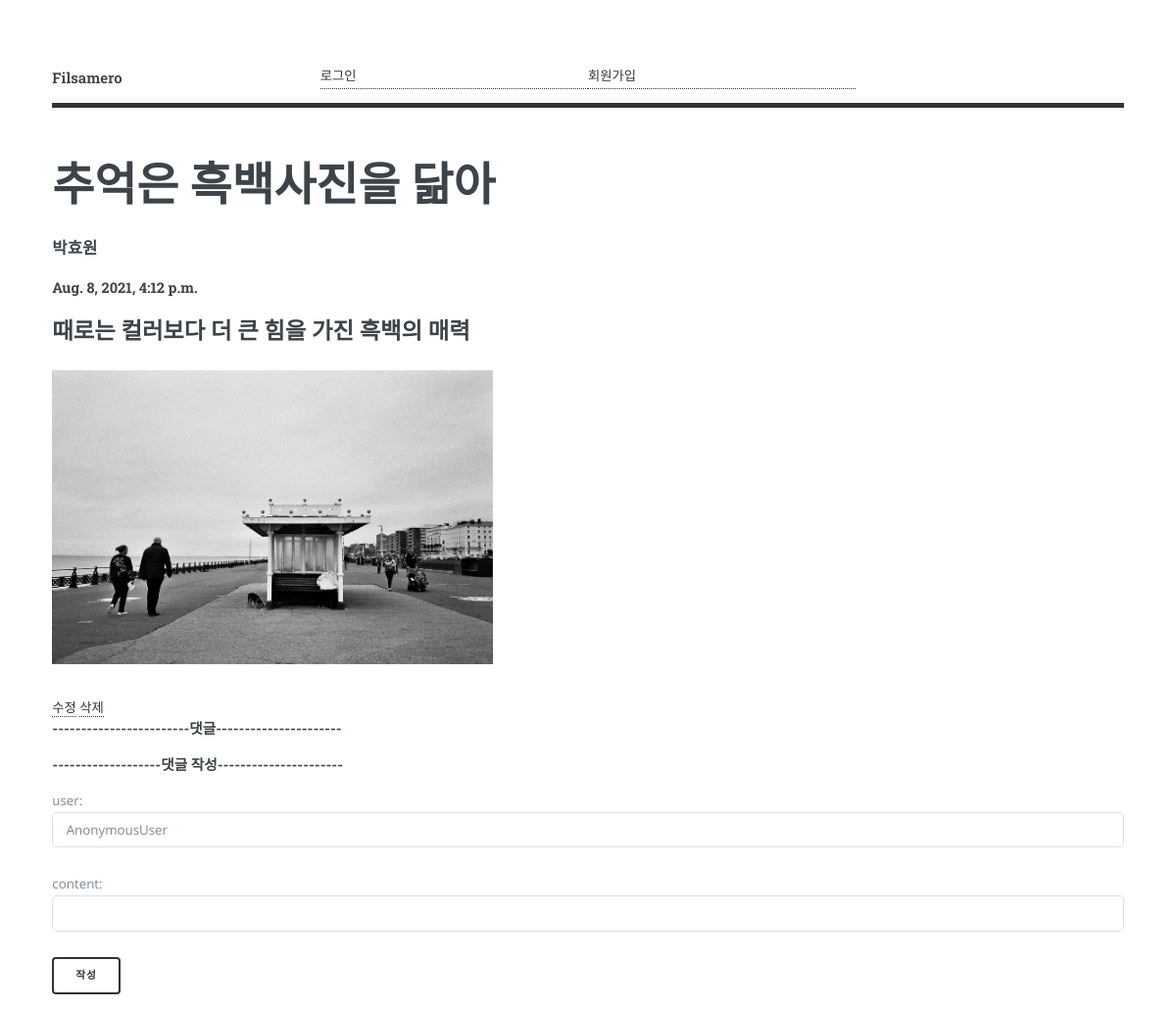
The page /detail/2/ on the database its author committed.
### blogApp/models.py (models this page shows, shortened)
class Blog(models.Model):
    objects = models.Manager()
    title = models.CharField(max_length=100)
    writer = models.CharField(max_length=100)
    pub_date = models.DateTimeField()
    body = models.TextField()
    image = models.ImageField(upload_to = 'images/', default = "")

### blogApp/views.py (the view)
# urls.py: path('detail/<int:id>/', detail, name="detail"),  # detail 페이지
def detail(request,id):
    detail_data = get_object_or_404(Blog,pk=id)
    comments = Comment.objects.filter(blog_id = id)
    context= {
        'title' : detail_data.title,
        'writer' : detail_data.writer,
        'pub_date' : detail_data.pub_date,
        'body' : detail_data.body,
        'id' : id,
        'comments' : comments,
        'image' : detail_data.image
    }
    return render(request,'community_detail.html',context)

### blogApp/templates/community_detail.html (shortened to what this page needs)
{% load static %}
<!DOCTYPE html>
<html>
  <head>
    <link rel="stylesheet" href="{% static 'css/main.css' %}" />
  </head>
  <body class="is-preload">
    <div id="wrapper">
		<div id="main">
		  <div class="inner">
			<header id="header">
				<a href="{% url 'mainpage' %}" class="logo"><strong>Filsamero</strong></a>
				{% if user.is_authenticated %}
				<a href = "{% url 'logout' %}" >로그아웃</a>
				{% else %}
				<a href = "{% url 'login' %}" >로그인</a>
				<a href = "{% url 'signup' %}">회원가입</a>
				{% endif %}
			  <ul class="icons">
			  </ul>
			</header>
			<section id="banner">
			  <div class="content">
                <h1>{{title}}</h1>
                <h3>{{writer}}</h3>
                <h4>{{pub_date}}</h4>
                <h2>{{body}}</h2>
                <img src="{{image.url}}" height="300"/>
                <a href="{% url 'update_page' id %}">수정</a>
                <a href="{% url 'delete' id %}">삭제</a>
                <h4>------------------------댓글----------------------</h4>
                <h4>-------------------댓글 작성----------------------</h4>
                <form action="{% url 'create_comment' id %}" method="POST" enctype="multipart/form-data">
                    <p>user: <input type="text" name="user" value="{{user}}"></p>
                    <p>content: <input type="text" name="content" value="{{content}}"></p>
                    <button type="submit">작성</button>
                </form>
			  </div>
			</section>
		  </div>
		</div>
	  </div>
	</body>
  </html>

### rows shown on the page
Blog: title "추억은 흑백사진을 닮아", writer "박효원", pub_date "Aug. 8, 2021, 4:12 p.m.", body "때로는 컬러보다 더 큰 힘을 가진 흑백의 매력"
